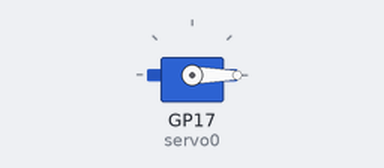
Bench run of a program on a simulated Raspberry Pi Pico running MicroPython. On the bench: servo. Servo angles are drawn from the pulse width (0.5 ms = 0°, 2.5 ms = 180°).

Above: at 0.05 s.
At 0.75 s:
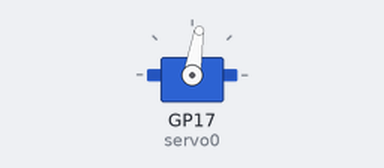
At 1.5 s:
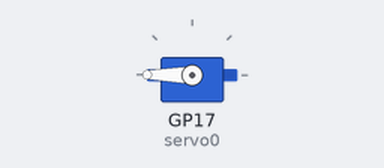
Timing chart, 0 to 3.5 s (numbered marks = the images above):
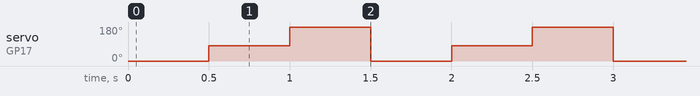

The program:

move_sg90_servo.py
```python
# move servo back and forth

from machine import Pin, PWM, ADC
import utime


servo0 = PWM(Pin(17))
servo0.freq(50)


delay = .5


while True:
    # 0 degrees
    servo0.duty_u16(1350)
    utime.sleep(delay)
    # 90 degrees
    servo0.duty_u16(4587)
    utime.sleep(delay)
    # 180 degrees
    servo0.duty_u16(8200)
    utime.sleep(delay)
```

Measured:
- by itself, servo on GP17 (servo0): repeats every 1.5 s: 180° 0.50 s, 0° 0.50 s, 81° 0.50 s
